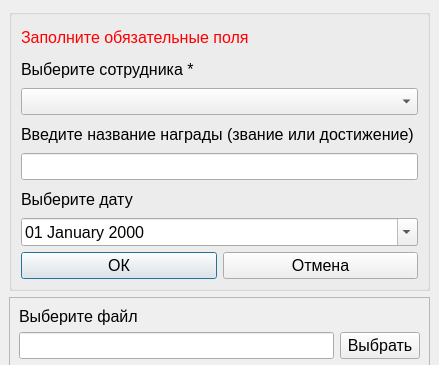
<?xml version="1.0" encoding="UTF-8"?>
<ui version="4.0">
 <class>Addoredit_Nagradi</class>
 <widget class="QDialog" name="Addoredit_Nagradi">
  <property name="geometry">
   <rect>
    <x>0</x>
    <y>0</y>
    <width>439</width>
    <height>365</height>
   </rect>
  </property>
  <property name="windowTitle">
   <string>добавление записи</string>
  </property>
  <property name="styleSheet">
   <string notr="true"/>
  </property>
  <widget class="QGroupBox" name="groupBox">
   <property name="geometry">
    <rect>
     <x>9</x>
     <y>9</y>
     <width>421</width>
     <height>282</height>
    </rect>
   </property>
   <property name="title">
    <string/>
   </property>
   <layout class="QGridLayout" name="gridLayout_2">
    <item row="1" column="0" colspan="2">
     <widget class="QLabel" name="label">
      <property name="font">
       <font>
        <pointsize>12</pointsize>
       </font>
      </property>
      <property name="text">
       <string>Выберите сотрудника *</string>
      </property>
     </widget>
    </item>
    <item row="5" column="0" colspan="2">
     <widget class="QLabel" name="label_2">
      <property name="font">
       <font>
        <pointsize>12</pointsize>
       </font>
      </property>
      <property name="text">
       <string>Введите название награды (звание или достижение) *</string>
      </property>
     </widget>
    </item>
    <item row="6" column="0" colspan="2">
     <widget class="QLineEdit" name="lineEdit_nagrada">
      <property name="font">
       <font>
        <pointsize>12</pointsize>
       </font>
      </property>
     </widget>
    </item>
    <item row="2" column="0" colspan="2">
     <widget class="QComboBox" name="comboBox_sotr">
      <property name="font">
       <font>
        <pointsize>12</pointsize>
       </font>
      </property>
     </widget>
    </item>
    <item row="9" column="0">
     <widget class="QPushButton" name="pushButton_ok">
      <property name="font">
       <font>
        <pointsize>12</pointsize>
       </font>
      </property>
      <property name="text">
       <string>ОК</string>
      </property>
      <property name="icon">
       <iconset resource="../resourses.qrc">
        <normaloff>:/img/img/ok.png</normaloff>:/img/img/ok.png</iconset>
      </property>
     </widget>
    </item>
    <item row="8" column="0" colspan="2">
     <widget class="QDateEdit" name="dateEdit">
      <property name="font">
       <font>
        <pointsize>12</pointsize>
       </font>
      </property>
      <property name="displayFormat">
       <string>dd MMMM yyyy</string>
      </property>
      <property name="calendarPopup">
       <bool>true</bool>
      </property>
     </widget>
    </item>
    <item row="0" column="0" colspan="2">
     <widget class="QLabel" name="label_error">
      <property name="font">
       <font>
        <pointsize>12</pointsize>
       </font>
      </property>
      <property name="styleSheet">
       <string notr="true">color:red</string>
      </property>
      <property name="text">
       <string>Заполните обязательные поля</string>
      </property>
     </widget>
    </item>
    <item row="9" column="1">
     <widget class="QPushButton" name="pushButton_cancel">
      <property name="font">
       <font>
        <pointsize>12</pointsize>
       </font>
      </property>
      <property name="text">
       <string>Отмена</string>
      </property>
      <property name="icon">
       <iconset resource="../resourses.qrc">
        <normaloff>:/img/img/cancel.png</normaloff>:/img/img/cancel.png</iconset>
      </property>
     </widget>
    </item>
    <item row="7" column="0">
     <widget class="QLabel" name="label_6">
      <property name="font">
       <font>
        <pointsize>12</pointsize>
       </font>
      </property>
      <property name="text">
       <string>Выберите дату</string>
      </property>
     </widget>
    </item>
   </layout>
  </widget>
  <widget class="QFrame" name="frame">
   <property name="geometry">
    <rect>
     <x>9</x>
     <y>297</y>
     <width>421</width>
     <height>72</height>
    </rect>
   </property>
   <property name="frameShape">
    <enum>QFrame::StyledPanel</enum>
   </property>
   <property name="frameShadow">
    <enum>QFrame::Raised</enum>
   </property>
   <layout class="QGridLayout" name="gridLayout">
    <item row="0" column="0" colspan="2">
     <widget class="QLabel" name="label_5">
      <property name="font">
       <font>
        <pointsize>12</pointsize>
       </font>
      </property>
      <property name="text">
       <string>Выберите файл</string>
      </property>
     </widget>
    </item>
    <item row="1" column="0">
     <widget class="QLineEdit" name="lineEdit_file">
      <property name="font">
       <font>
        <pointsize>12</pointsize>
       </font>
      </property>
     </widget>
    </item>
    <item row="1" column="1">
     <widget class="QPushButton" name="pushButton_choose">
      <property name="font">
       <font>
        <pointsize>12</pointsize>
       </font>
      </property>
      <property name="text">
       <string>Выбрать</string>
      </property>
      <property name="icon">
       <iconset resource="../resourses.qrc">
        <normaloff>:/img/img/1134892.png</normaloff>:/img/img/1134892.png</iconset>
      </property>
     </widget>
    </item>
   </layout>
  </widget>
 </widget>
 <resources>
  <include location="../resourses.qrc"/>
 </resources>
 <connections/>
</ui>
